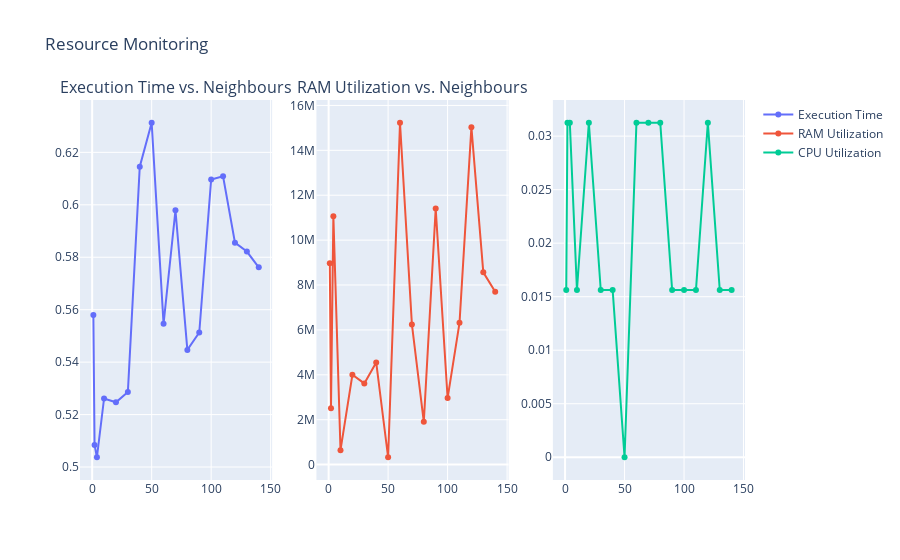
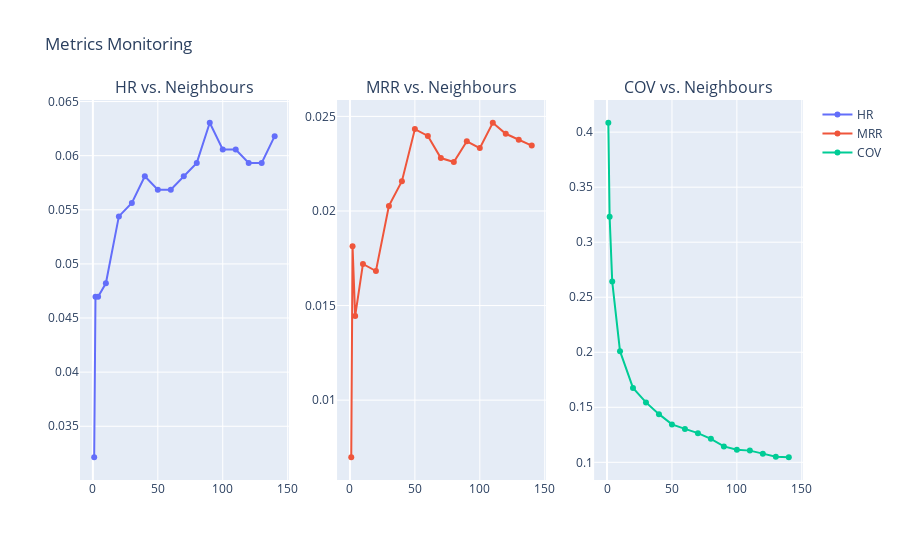

Notebook code for these charts, in order:
### Markdown cell above
## Tuning (2 pts)
- Try to find a neighborhood size that gives you better results.
- Perform a simple grid-search experiment and report your findings.
- Optional: try improving results with a different similarity measure.

### Code cell
get_report(build_uknn_model, uknn_model_scoring, training, testset, get_description("train"), get_description("test"), modes[0])

### Figure 1 — Plotly figure (JSON) as saved in the notebook; plotly's stock layout.template omitted (floating-point values rounded to 4 significant figures)
{"data": [{"mode": "lines+markers", "name": "Execution Time", "type": "scatter", "x": [1, 2, 4, 10, 20, 30, 40, 50, 60, 70, 80, 90, 100, 110, 120, 130, 140], "xaxis": "x", "y": [0.5579, 0.5084, 0.5037, 0.5261, 0.5247, 0.5286, 0.6145, 0.6313, 0.5546, 0.5979, 0.5447, 0.5513, 0.6096, 0.6109, 0.5856, 0.5822, 0.5762], "yaxis": "y"}, {"mode": "lines+markers", "name": "RAM Utilization", "type": "scatter", "x": [1, 2, 4, 10, 20, 30, 40, 50, 60, 70, 80, 90, 100, 110, 120, 130, 140], "xaxis": "x2", "y": [8974336, 2510848, 11067392, 643072, 4001792, 3616768, 4550656, 327680, 15228928, 6246400, 1904640, 11407360, 2965504, 6316032, 15032320, 8564736, 7700480], "yaxis": "y2"}, {"mode": "lines+markers", "name": "CPU Utilization", "type": "scatter", "x": [1, 2, 4, 10, 20, 30, 40, 50, 60, 70, 80, 90, 100, 110, 120, 130, 140], "xaxis": "x3", "y": [0.01562, 0.03125, 0.03125, 0.01562, 0.03125, 0.01562, 0.01562, 0, 0.03125, 0.03125, 0.03125, 0.01562, 0.01562, 0.01562, 0.03125, 0.01562, 0.01562], "yaxis": "y3"}], "layout": {"annotations": [{"font": {"size": 16}, "showarrow": false, "text": "Execution Time vs. Neighbours", "x": 0.1444, "xanchor": "center", "xref": "paper", "y": 1, "yanchor": "bottom", "yref": "paper"}, {"font": {"size": 16}, "showarrow": false, "text": "RAM Utilization vs. Neighbours", "x": 0.5, "xanchor": "center", "xref": "paper", "y": 1, "yanchor": "bottom", "yref": "paper"}], "title": {"text": "Resource Monitoring"}, "xaxis": {"anchor": "y", "domain": [0, 0.2889]}, "xaxis2": {"anchor": "y2", "domain": [0.3556, 0.6444]}, "xaxis3": {"anchor": "y3", "domain": [0.7111, 1]}, "yaxis": {"anchor": "x", "domain": [0, 1]}, "yaxis2": {"anchor": "x2", "domain": [0, 1]}, "yaxis3": {"anchor": "x3", "domain": [0, 1]}}}

### Figure 2 — Plotly figure (JSON) as saved in the notebook; plotly's stock layout.template omitted (floating-point values rounded to 4 significant figures)
{"data": [{"mode": "lines+markers", "name": "HR", "type": "scatter", "x": [1, 2, 4, 10, 20, 30, 40, 50, 60, 70, 80, 90, 100, 110, 120, 130, 140], "xaxis": "x", "y": [0.03214, 0.04697, 0.04697, 0.04821, 0.05439, 0.05562, 0.0581, 0.05686, 0.05686, 0.0581, 0.05933, 0.06304, 0.06057, 0.06057, 0.05933, 0.05933, 0.0618], "yaxis": "y"}, {"mode": "lines+markers", "name": "MRR", "type": "scatter", "x": [1, 2, 4, 10, 20, 30, 40, 50, 60, 70, 80, 90, 100, 110, 120, 130, 140], "xaxis": "x2", "y": [0.00698, 0.01813, 0.01444, 0.0172, 0.01682, 0.02027, 0.02157, 0.02433, 0.02397, 0.0228, 0.02259, 0.02368, 0.02332, 0.02466, 0.02408, 0.02376, 0.02346], "yaxis": "y2"}, {"mode": "lines+markers", "name": "COV", "type": "scatter", "x": [1, 2, 4, 10, 20, 30, 40, 50, 60, 70, 80, 90, 100, 110, 120, 130, 140], "xaxis": "x3", "y": [0.4085, 0.3231, 0.2642, 0.201, 0.1676, 0.1544, 0.1438, 0.1344, 0.1303, 0.1265, 0.1213, 0.1145, 0.1114, 0.1106, 0.1079, 0.1051, 0.1046], "yaxis": "y3"}], "layout": {"annotations": [{"font": {"size": 16}, "showarrow": false, "text": "HR vs. Neighbours", "x": 0.1444, "xanchor": "center", "xref": "paper", "y": 1, "yanchor": "bottom", "yref": "paper"}, {"font": {"size": 16}, "showarrow": false, "text": "MRR vs. Neighbours", "x": 0.5, "xanchor": "center", "xref": "paper", "y": 1, "yanchor": "bottom", "yref": "paper"}, {"font": {"size": 16}, "showarrow": false, "text": "COV vs. Neighbours", "x": 0.8556, "xanchor": "center", "xref": "paper", "y": 1, "yanchor": "bottom", "yref": "paper"}], "title": {"text": "Metrics Monitoring"}, "xaxis": {"anchor": "y", "domain": [0, 0.2889]}, "xaxis2": {"anchor": "y2", "domain": [0.3556, 0.6444]}, "xaxis3": {"anchor": "y3", "domain": [0.7111, 1]}, "yaxis": {"anchor": "x", "domain": [0, 1]}, "yaxis2": {"anchor": "x2", "domain": [0, 1]}, "yaxis3": {"anchor": "x3", "domain": [0, 1]}}}
